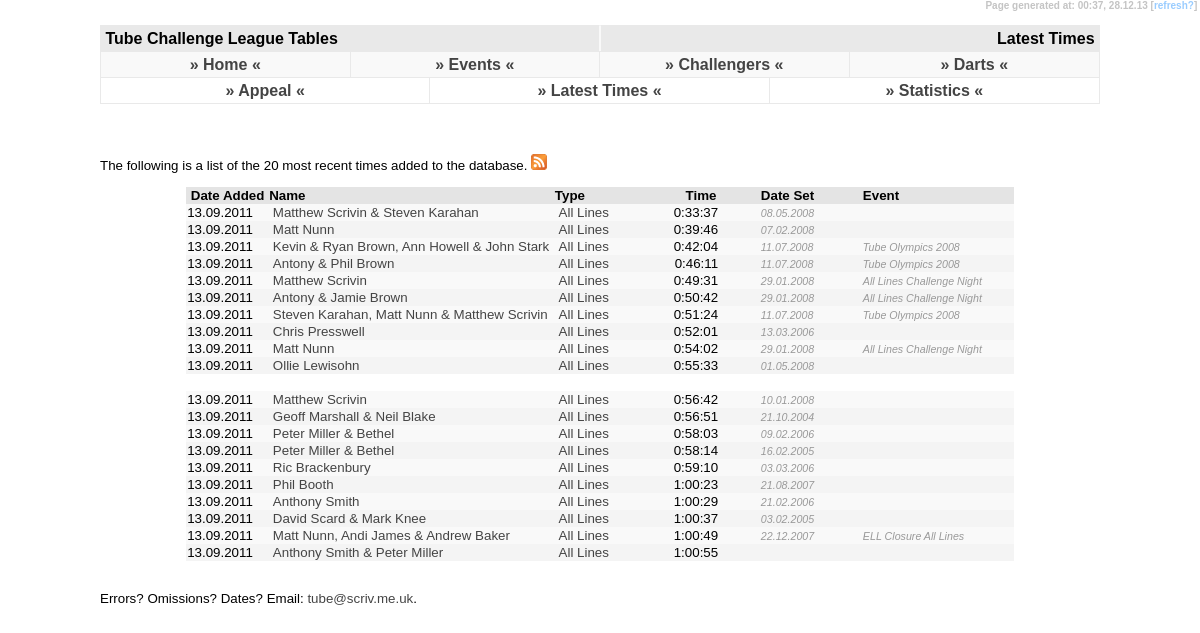
/latest/index.php, run on the app's committed database.
### tables this page shows
CREATE TABLE IF NOT EXISTS `tc_data` (
  `tc_challenge` varchar(3) NOT NULL DEFAULT '',
  `tc_name` varchar(255) NOT NULL DEFAULT '',
  `tc_hours` tinyint(2) NOT NULL DEFAULT '0',
  `tc_mins` tinyint(2) NOT NULL DEFAULT '0',
  `tc_sec` tinyint(2) NOT NULL DEFAULT '0',
  `tc_event` varchar(255) DEFAULT NULL,
  `tc_date` date DEFAULT NULL,
  `tc_fn_station_count` smallint(4) DEFAULT NULL,
  `tc_fn274_excluded_station` varchar(3) DEFAULT NULL,
  `tc_fn_gwr` char(1) DEFAULT NULL,
  `tc_uid` int(4) NOT NULL AUTO_INCREMENT,
  `tc_pending_yn` char(1) NOT NULL DEFAULT 'N',
  `tc_upd_id` varchar(3) NOT NULL DEFAULT '',
  `tc_upd_date` timestamp NOT NULL DEFAULT CURRENT_TIMESTAMP ON UPDATE CURRENT_TIMESTAMP,
  PRIMARY KEY (`tc_uid`)
);

CREATE TABLE IF NOT EXISTS `tc_challenge` (
  `tc_challenge` char(3) NOT NULL,
  `tc_short_name` varchar(15) NOT NULL,
  `tc_challenge_name` varchar(255) NOT NULL,
  `tc_station_count` int(4) NOT NULL DEFAULT '0',
  `tc_description` varchar(255) NOT NULL,
  `tc_extra_details` text NOT NULL,
  `tc_dates` varchar(255) NOT NULL,
  `tc_order` int(11) DEFAULT NULL,
  `tc_uri` varchar(32) NOT NULL,
  PRIMARY KEY (`tc_challenge`)
);

### latest/index.php (the view, shortened to what this page needs)
<!DOCTYPE html PUBLIC "-//W3C//DTD XHTML 1.0 Strict//EN" "http://www.w3.org/TR/xhtml1/DTD/xhtml1-strict.dtd">
<html xmlns="http://www.w3.org/1999/xhtml" xml:lang="en">
<head>
  <link rel="stylesheet" title="Default" type="text/css" href="../default.css" />
</head>
<body><div id="temps">Page generated at: <?php echo date("H:i"); ?>,&nbsp;<?php echo date("d.m.y"); ?>&nbsp;[<a class="text" href="javascript:location.reload()">refresh?</a>]&nbsp;</div>
<div id="header1">&nbsp;Tube Challenge League Tables</div>
<div id="header2">Latest Times&nbsp;</div>
<?php
	include('../menu.php');
?>
<div id="header4">
<table border="0" cellpadding="0" cellspacing="0" width="100%">
	<tr style="text-align: center">
		<td class="header3" width="33%"><a href="/missing/">&#187; Appeal &#171;</a></td>
		<td class="header3" width="34%"><a href="/latest/">&#187; Latest Times &#171;</a></td>
		<td width="33%"><a href="/statistics/">&#187; Statistics &#171;</a></td>
	</tr>
</table>
</div>
<div id="content">
	<h3>&nbsp;</h3>
<p>The following is a list of the 20 most recent times added to the database. <a href="feedme.xml"><img src="feed.png" alt="RSS feed" border="0" /></a></p>
			<table align="center" border="0" cellpadding="1" cellspacing="0">
				<tr class="newshead">
					<td width="80">&nbsp;Date Added</td>
					<td>Name</td>
					<td width="90">Type&nbsp;</td>
					<td colspan="2" align="center">Time&nbsp;</td>
					<td width="100">Date Set</td>
					<td width="150">Event</td>
				</tr>
				<?php
					$query = "SELECT * FROM tc_data INNER JOIN tc_challenge on tc_data.tc_challenge = tc_challenge.tc_challenge ORDER BY tc_upd_date DESC LIMIT 20";
					$fnc = mysql_query($query) or die("Select Failed! [999]");
					$fncpos = 0;
					while ($fncdata = mysql_fetch_array($fnc)) {
						$fncpos++;
						?>
				<tr class="row<?php if($fncpos%2 != 0){ echo "1"; } else { echo "2"; } ?>">
					<td><?php echo date("d.m.Y", strtotime($fncdata['tc_upd_date'])); ?>&nbsp;</td>
					<td>&nbsp;<a href="/<?php echo $fncdata['tc_uri']; ?>/league/"><?php echo $fncdata['tc_name']; ?></a>&nbsp;</td>
					<td>&nbsp;<a href="/<?php echo $fncdata['tc_uri']; ?>/league/"><?php echo $fncdata['tc_short_name']; ?></a></td>
					<td align="right" width="75"><?php echo $fncdata['tc_hours']; ?>:<?php if ($fncdata['tc_mins'] < 10){ ?>0<?php } echo $fncdata['tc_mins']; ?>:<?php if ($fncdata['tc_sec'] < 10){ ?>0<?php } echo $fncdata['tc_sec']; ?>&nbsp;</td>
					<td width="35" align="center"><?php if(($fncdata['tc_fn_station_count'])){ ?><i>(<?php echo $fncdata['tc_fn_station_count']; ?>)</i><?php } ?></td>
					<td><i><?php if ($fncdata['tc_date']){ echo date("d.m.Y", strtotime($fncdata['tc_date']));} ?></i></td>
					<td><i><?php echo $fncdata['tc_event']; ?></i></td>
				</tr>
				<?php
				if($fncpos%10 == 0){ ?>
				<tr height="10">
					<td colspan="5">&nbsp;</td>
				</tr><?php } }
				?>
			</table>
<p>Errors? Omissions? Dates? Email: <a href="mailto:tube@scriv.me.uk">tube&#64;scriv.me.uk</a>.</p>
</div>
</body>
</html>

### menu.php (shortened to what this page needs)
<div id="header3">
	<table border="0" cellpadding="0" cellspacing="0" width="100%">
		<tr style="text-align: center">
			<td class="header3" width="25%"><a href="../../">&#187; Home &#171;</a></td>
			<td class="header3" width="25%"><a href="../../events/">&#187; Events &#171;</a></td>
			<td class="header3" width="25%"><a href="../../challengers/">&#187; Challengers &#171;</a></td>
			<td width="25%"><a href="http://darts.scriv.me.uk/">&#187; Darts &#171;</a></td>
		</tr>
	</table>
</div>

### default.css (style rules this page uses)
body { padding: 0; margin: 0; font-family: Trebuchet MS, Arial, Verdana, Helvetica, Calibri, sans-serif; background-color: #fff; font-weight: bold; }
#header1 { position: absolute; height: 25px; border-right: solid 1px #f9f9f9; border-left: solid 1px #e9e9e9; border-top: solid 1px #e9e9e9; border-bottom: solid 1px #e9e9e9; left: 100px; right: 50%; top: 25px; background-color: #e9e9e9; line-height: 25px; vertical-align: middle; }
#header2 { position: absolute; height: 25px; border-left: solid 1px #f9f9f9; border-right: solid 1px #e9e9e9; border-top: solid 1px #e9e9e9; border-bottom: solid 1px #e9e9e9; left: 50%; right: 100px; top: 25px; background-color: #e9e9e9; border-width: 1px; line-height: 25px; vertical-align: middle; text-align: right; }
#header3 { position: absolute; height: 25px; border: #e9e9e9; border-style: solid; left: 100px; right: 100px; top: 51px; background-color: #f9f9f9; border-width: 1px; line-height: 25px; vertical-align: middle; }
#header4 { position: absolute; height: 25px; border: #e9e9e9; border-style: solid; left: 100px; right: 100px; top: 77px; background-color: #ffffff; border-width: 1px; line-height: 25px; vertical-align: middle; }
#content { position: absolute; left: 100px; right: 100px; top: 108px; font-weight: normal; font-size: 10pt; text-align: justify; }
.header3 { border-right: solid 1px #e9e9e9; }
#temps { text-align: right; color: #c4c4c4; font-size: 7.5pt; position: absolute; right: 0px; height: 15px; top: 0px; margin: 0px 0px; vertical-align: middle; background-color: #ffffff; }
.newshead { background-color: #e4e4e4; vertical-align: middle; font-weight: bold; }
.row1 { background-color: #f9f9f9; }
.row2 { background-color: #f4f4f4; }
i { font-size: 8pt; color: #999999; }
a:link { color: #444444; text-decoration: none; }
a.text:link { color: #99ccff; text-decoration: none; }
h3 { padding-top: 15px; margin: 0; }

### data on the page
tc_data: tc_upd_date "13.09.2011", tc_name "Matthew Scrivin & Steven Karahan", tc_challenge.tc_short_name "All Lines", tc_hours "0", tc_mins "33", tc_sec "37", tc_date "08.05.2008"
tc_data: tc_upd_date "13.09.2011", tc_name "Matt Nunn", tc_challenge.tc_short_name "All Lines", tc_hours "0", tc_mins "39", tc_sec "46", tc_date "07.02.2008"
tc_data: tc_upd_date "13.09.2011", tc_name "Kevin & Ryan Brown, Ann Howell & John Stark", tc_challenge.tc_short_name "All Lines", tc_hours "0", tc_mins "42", tc_sec "4", tc_date "11.07.2008", tc_event "Tube Olympics 2008"
tc_data: tc_upd_date "13.09.2011", tc_name "Antony & Phil Brown", tc_challenge.tc_short_name "All Lines", tc_hours "0", tc_mins "46", tc_sec "11", tc_date "11.07.2008", tc_event "Tube Olympics 2008"
tc_data: tc_upd_date "13.09.2011", tc_name "Matthew Scrivin", tc_challenge.tc_short_name "All Lines", tc_hours "0", tc_mins "49", tc_sec "31", tc_date "29.01.2008", tc_event "All Lines Challenge Night"
tc_data: tc_upd_date "13.09.2011", tc_name "Antony & Jamie Brown", tc_challenge.tc_short_name "All Lines", tc_hours "0", tc_mins "50", tc_sec "42", tc_date "29.01.2008", tc_event "All Lines Challenge Night"
tc_data: tc_upd_date "13.09.2011", tc_name "Steven Karahan, Matt Nunn & Matthew Scrivin", tc_challenge.tc_short_name "All Lines", tc_hours "0", tc_mins "51", tc_sec "24", tc_date "11.07.2008", tc_event "Tube Olympics 2008"
tc_data: tc_upd_date "13.09.2011", tc_name "Chris Presswell", tc_challenge.tc_short_name "All Lines", tc_hours "0", tc_mins "52", tc_sec "1", tc_date "13.03.2006"
tc_data: tc_upd_date "13.09.2011", tc_name "Matt Nunn", tc_challenge.tc_short_name "All Lines", tc_hours "0", tc_mins "54", tc_sec "2", tc_date "29.01.2008", tc_event "All Lines Challenge Night"
tc_data: tc_upd_date "13.09.2011", tc_name "Ollie Lewisohn", tc_challenge.tc_short_name "All Lines", tc_hours "0", tc_mins "55", tc_sec "33", tc_date "01.05.2008"
tc_data: tc_upd_date "13.09.2011", tc_name "Matthew Scrivin", tc_challenge.tc_short_name "All Lines", tc_hours "0", tc_mins "56", tc_sec "42", tc_date "10.01.2008"
tc_data: tc_upd_date "13.09.2011", tc_name "Geoff Marshall & Neil Blake", tc_challenge.tc_short_name "All Lines", tc_hours "0", tc_mins "56", tc_sec "51", tc_date "21.10.2004"
tc_data: tc_upd_date "13.09.2011", tc_name "Peter Miller & Bethel", tc_challenge.tc_short_name "All Lines", tc_hours "0", tc_mins "58", tc_sec "3", tc_date "09.02.2006"
tc_data: tc_upd_date "13.09.2011", tc_name "Peter Miller & Bethel", tc_challenge.tc_short_name "All Lines", tc_hours "0", tc_mins "58", tc_sec "14", tc_date "16.02.2005"
tc_data: tc_upd_date "13.09.2011", tc_name "Ric Brackenbury", tc_challenge.tc_short_name "All Lines", tc_hours "0", tc_mins "59", tc_sec "10", tc_date "03.03.2006"
tc_data: tc_upd_date "13.09.2011", tc_name "Phil Booth", tc_challenge.tc_short_name "All Lines", tc_hours "1", tc_mins "0", tc_sec "23", tc_date "21.08.2007"
tc_data: tc_upd_date "13.09.2011", tc_name "Anthony Smith", tc_challenge.tc_short_name "All Lines", tc_hours "1", tc_mins "0", tc_sec "29", tc_date "21.02.2006"
tc_data: tc_upd_date "13.09.2011", tc_name "David Scard & Mark Knee", tc_challenge.tc_short_name "All Lines", tc_hours "1", tc_mins "0", tc_sec "37", tc_date "03.02.2005"
tc_data: tc_upd_date "13.09.2011", tc_name "Matt Nunn, Andi James & Andrew Baker", tc_challenge.tc_short_name "All Lines", tc_hours "1", tc_mins "0", tc_sec "49", tc_date "22.12.2007", tc_event "ELL Closure All Lines"
tc_data: tc_upd_date "13.09.2011", tc_name "Anthony Smith & Peter Miller", tc_challenge.tc_short_name "All Lines", tc_hours "1", tc_mins "0", tc_sec "55"
